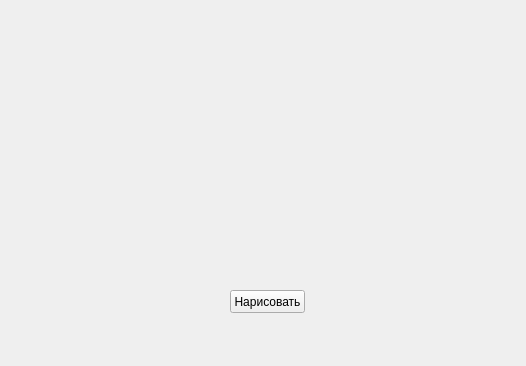
<?xml version="1.0" encoding="UTF-8"?>
<ui version="4.0">
 <class>Form</class>
 <widget class="QWidget" name="Form">
  <property name="geometry">
   <rect>
    <x>0</x>
    <y>0</y>
    <width>526</width>
    <height>366</height>
   </rect>
  </property>
  <property name="windowTitle">
   <string>Form</string>
  </property>
  <widget class="QPushButton" name="pushButton">
   <property name="geometry">
    <rect>
     <x>230</x>
     <y>290</y>
     <width>75</width>
     <height>23</height>
    </rect>
   </property>
   <property name="text">
    <string>Нарисовать</string>
   </property>
  </widget>
 </widget>
 <resources/>
 <connections/>
</ui>
